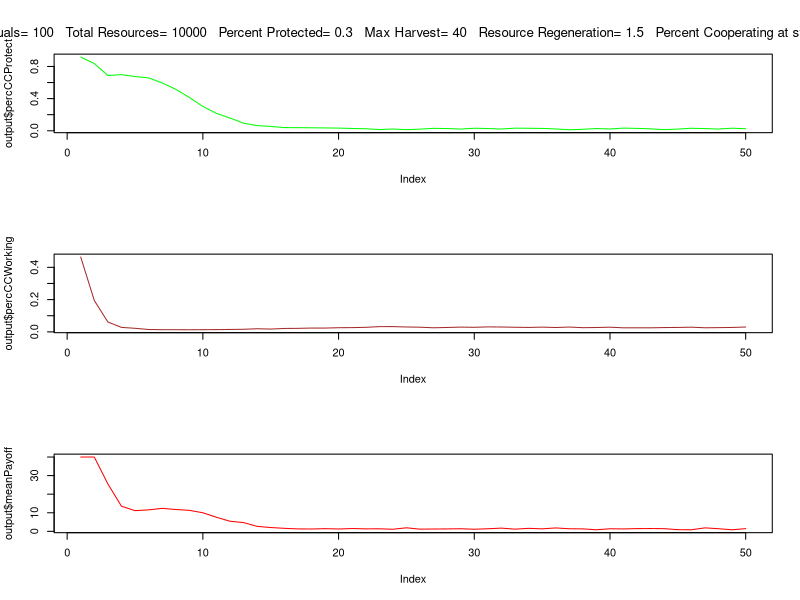

Generate this figure with R:


abm<-function(#Specified parameters
  Individuals=100, #number of total resource users in a population
  
  TotalResourceUnit=10000, #total available resource units
  
  PercProtected=0.3, #percent of the total resource that's in a protected area
  
  CoopPercStart=0.9, #percent of individuals who start by following the rules at t0
  
  TimeSteps=20,
  ResourceRegenerationPerTimeStep=1.5,
  harvestMax=25){
  
  ## Set parameters
  PercWorking= 1-PercProtected #percent of resource in a working landscape
  TotalResourceWorking = PercWorking*TotalResourceUnit #number of resources in the working landscape starting
  TotalResourceProtected = PercProtected*TotalResourceUnit #number of resources in the protected landscape starting
  CoopNumStart= as.integer(CoopPercStart*Individuals) #number of individuals cooperating fully at t0
  DefNumStart= Individuals - CoopNumStart#number of individuals defecting at t0
  PercTimeProtected = c(rep(0,CoopNumStart),rbeta(DefNumStart,1,2)) #percent of their foraging time each indv spends in the PA
  PercTimeWorking = (1-PercTimeProtected)#percent of their foraging time each indv spends in the working landscape
  
  agents<-data.frame(PercTimeProtected,
                     PercTimeWorking,
                     PayoffProtectedLastTime = rep(NA,Individuals),
                     PayoffWorkingLastTime= rep(NA,Individuals))   #dataframe to be filled with initial payoffs
  
  ProtectPerDefect<-as.integer(TotalResourceProtected/DefNumStart) #protected area resources per each individual harvesting there
  WorkingPerTotal<-as.integer(TotalResourceWorking/Individuals) #working landscape resources per individual
  
  for ( i in 1:nrow(agents)){  #fill the starting df percent payoff from the protected landscape is a function of the amount 
    agent2<-agents[i,]   #of resources there per individual searching there, and a random draw with a chance of success equal to time spent
    agents[i,4]<-rbinom(1,WorkingPerTotal,agent2$PercTimeWorking)
    agents[i,4]<-ifelse(agents[i,4]>harvestMax,harvestMax,agents[i,4])
    agents[i,3]<- ifelse(agents[i,4]<= harvestMax,rbinom(1,ProtectPerDefect,agent2$PercTimeProtected),0) #if they didnt get the max harvest, then 
    agents[i,3]<-ifelse(agents[i,3]>harvestMax-agents[i,4],harvestMax-agents[i,4],agents[i,3])
    } #see what they get from the working landscape first
  
  
  
  agents$PayoffTotalLastTime<- agents$PayoffProtectedLastTime + agents$PayoffWorkingLastTime #total payoff is the sum of what they get from both areas
   
  
  output<-data.frame(timeStep = 1:TimeSteps, #create df to fill with the outputs from each time step
                     meanTimeProtect = rep(NA,TimeSteps),
                     meanTimeWorking = rep(NA,TimeSteps),
                     NumResourcesProtect = rep(NA,TimeSteps),
                     percCCProtect = rep(NA,TimeSteps),
                     NumResourcesWorking = rep(NA,TimeSteps),
                     percCCWorking = rep(NA,TimeSteps),
                     meanPayoff = rep(NA,TimeSteps))

output$meanTimeProtect[1] <- mean(agents$PercTimeProtected)  #fill it with the outouts from time 1
output$meanTimeWorking[1]  <- mean(agents$PercTimeWorking) 
output$NumResourcesProtect[1] <- TotalResourceProtected-sum(agents$PayoffProtectedLastTime) 
output$NumResourcesWorking[1] <- TotalResourceWorking-sum(agents$PayoffWorkingLastTime) 
output$percCCProtect[1]  <- output$NumResourcesProtect[1]/TotalResourceProtected
output$percCCWorking[1]  <- output$NumResourcesWorking[1]/TotalResourceWorking
output$meanPayoff[1]  <- mean(agents$PayoffTotalLastTime) 

  

for (t in 2:TimeSteps){  #run the abm for all o fthe time steps
  
#choose new strategy  

LastTimeAgents<-agents  #save the agents from the pervious time to a new df

LastTimePercTimeProtected<-LastTimeAgents$PercTimeProtected  #pull out the previous pretected foraging times as vector
LastTimePercWorking<-LastTimeAgents$PercTimeWorking  #pull out the previous working foraging times as vector

PercTimeProtected<-rep(NA,length(PercTimeProtected))  #nullify the previous perc time protected vector so we can fill it later and be confident the values changed
 for (j in 1:nrow(LastTimeAgents)){  
  ThisAgent<-LastTimeAgents[j,]      #modify the foraging strategy of each agent individualls
  OtherAgents<-LastTimeAgents[-j,]   #dataframe of ther agents for them to copy from
  ThisAgentPayoff<-ThisAgent$PayoffTotalLastTime   #payoff last time period for this agent
  OtherAgentSpecific<-OtherAgents[sample(nrow(OtherAgents),1),] #choose a specific agent for them to get paired up with
  OtherAgentPayoff<-OtherAgentSpecific$PayoffTotalLastTime  #Payoff the other agent recieved
  OtherAgentPercProtect<-OtherAgentSpecific$PercTimeProtected #strategy of other agent
  ThisAgentPercProtect<-ThisAgent$PercTimeProtected  #strategy of this agent
  
  PercTimeProtected[j]<-ifelse(ThisAgentPayoff >=OtherAgentPayoff,ThisAgent$PercTimeProtected,
                            (ThisAgentPercProtect+((OtherAgentPercProtect-ThisAgentPercProtect)/2))) #vector of new strategies
  
  #if this agent did better than the randomly selected agent then they keep their strategy
  #if they did worse thnan they modify their strategy to be the difference between their previou sstrategy and the randomly selected agent
  
}
  
PercTimeWorking<- 1-PercTimeProtected   #time foraging in the working landscape


agents<-data.frame(PercTimeProtected,   #new agent dataframe to fill
                   PercTimeWorking,
                   PayoffProtectedLastTime = rep(NA,Individuals),
                   PayoffWorkingLastTime= rep(NA,Individuals)) 


#New resource pools to pull from
#make sure they dont regenerate past their carrying capacity

NewProtectedResourcesTotal<-output$NumResourcesProtect[t-1] * ResourceRegenerationPerTimeStep
NewProtectedResourcesTotal<-ifelse(NewProtectedResourcesTotal<=  TotalResourceProtected,NewProtectedResourcesTotal, TotalResourceProtected)
NewWorkingResourcesTotal<-output$NumResourcesWorking[t-1] * ResourceRegenerationPerTimeStep
NewWorkingResourcesTotal<-ifelse(NewWorkingResourcesTotal<=TotalResourceWorking,NewWorkingResourcesTotal,TotalResourceWorking)

ProtectPerDefect<-as.integer(NewProtectedResourcesTotal/nrow(agents[agents$PercTimeProtected>0,])) #protected area resources per each individual harvesting there  
WorkingPerTotal<-as.integer(NewWorkingResourcesTotal/Individuals)


for ( i in 1:nrow(agents)){  #fill the starting df percent payoff from the protected landscape is a function of the amount 
  agent2<-agents[i,]   #of resources there per individual searching there, and a random draw with a chance of success equal to time spent
  agents[i,4]<-rbinom(1,WorkingPerTotal,agent2$PercTimeWorking)
  agents[i,4]<-ifelse(agents[i,4]>harvestMax,harvestMax,agents[i,4])
  agents[i,3]<- ifelse(agents[i,4]<= harvestMax,rbinom(1,ProtectPerDefect,agent2$PercTimeProtected),0) #if they didnt get the max harvest, then 
  agents[i,3]<-ifelse(agents[i,3]>harvestMax-agents[i,4],harvestMax-agents[i,4],agents[i,3])
} #see what they get from the working landscape first



agents$PayoffTotalLastTime<- agents$PayoffProtectedLastTime + agents$PayoffWorkingLastTime #total payoff is the sum of what they get from both areas

output$meanTimeProtect[t] <- mean(agents$PercTimeProtected)  #fill it with the outouts from time 1
output$meanTimeWorking[t]  <- mean(agents$PercTimeWorking) 
output$NumResourcesProtect[t] <- NewProtectedResourcesTotal-sum(agents$PayoffProtectedLastTime) 
output$NumResourcesWorking[t]  <- NewWorkingResourcesTotal-sum(agents$PayoffWorkingLastTime)
output$percCCProtect[t]  <- output$NumResourcesProtect[t]/TotalResourceProtected
output$percCCWorking[t]  <- output$NumResourcesWorking[t]/TotalResourceWorking
output$meanPayoff[t]  <- mean(agents$PayoffTotalLastTime)

}

par(mfrow=c(3,1))
plot(output$percCCProtect, type = 'l',col="green")
plot(output$percCCWorking, type = 'l',col="brown")
plot(output$meanPayoff, type = 'l',col="red")
mtext(paste("Individuals=",Individuals,
            "  Total Resources=",TotalResourceUnit,
            "  Percent Protected=",PercProtected,
          "  Max Harvest=",harvestMax,
           "  Resource Regeneration=",ResourceRegenerationPerTimeStep,
            "  Percent Cooperating at start",CoopPercStart ), side=3, outer=TRUE, line=-3,cex=0.8)



 return(output) 
}

abm(harvestMax = 40,ResourceRegenerationPerTimeStep = 1.5,TimeSteps = 50,CoopPercStart = 0.4)








